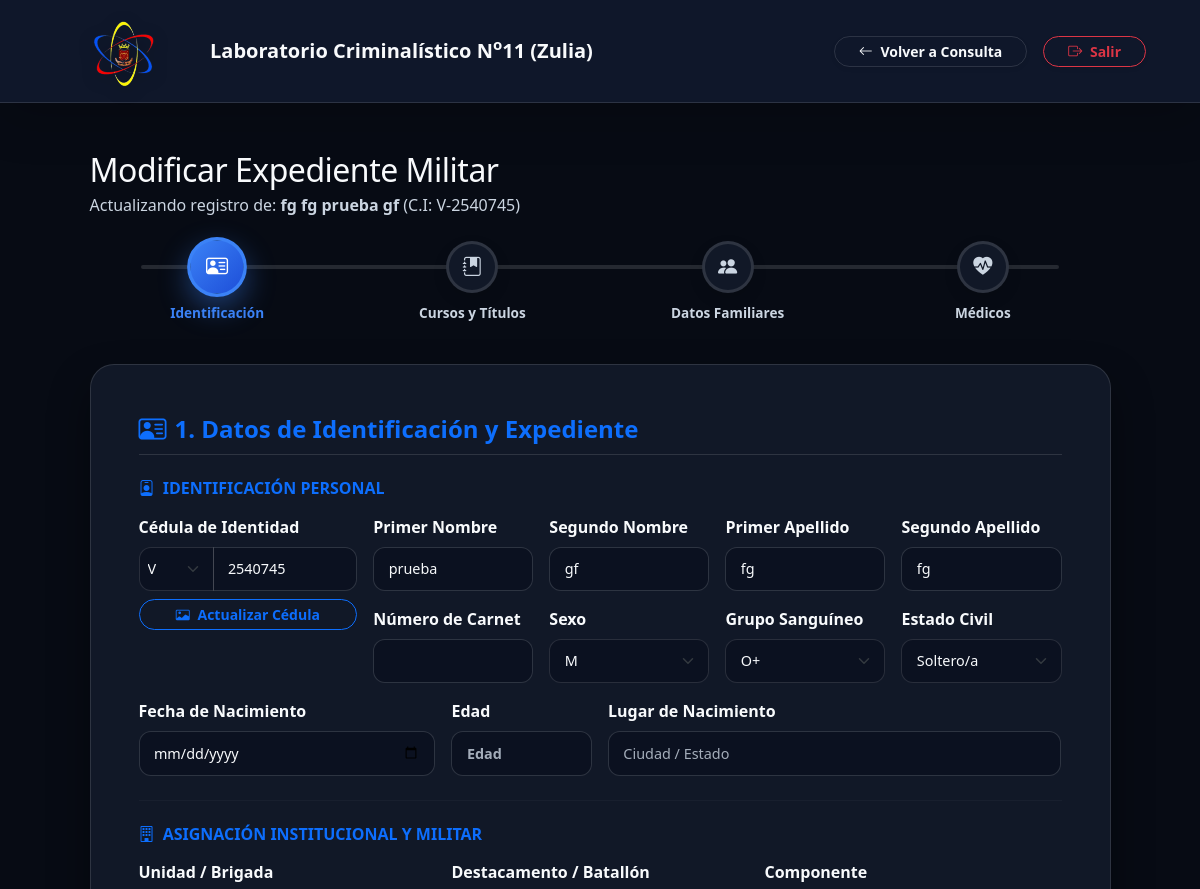
The page /gnb/editar_personal.php?id=6 (signed in, upper part) on the database as committed earlier.
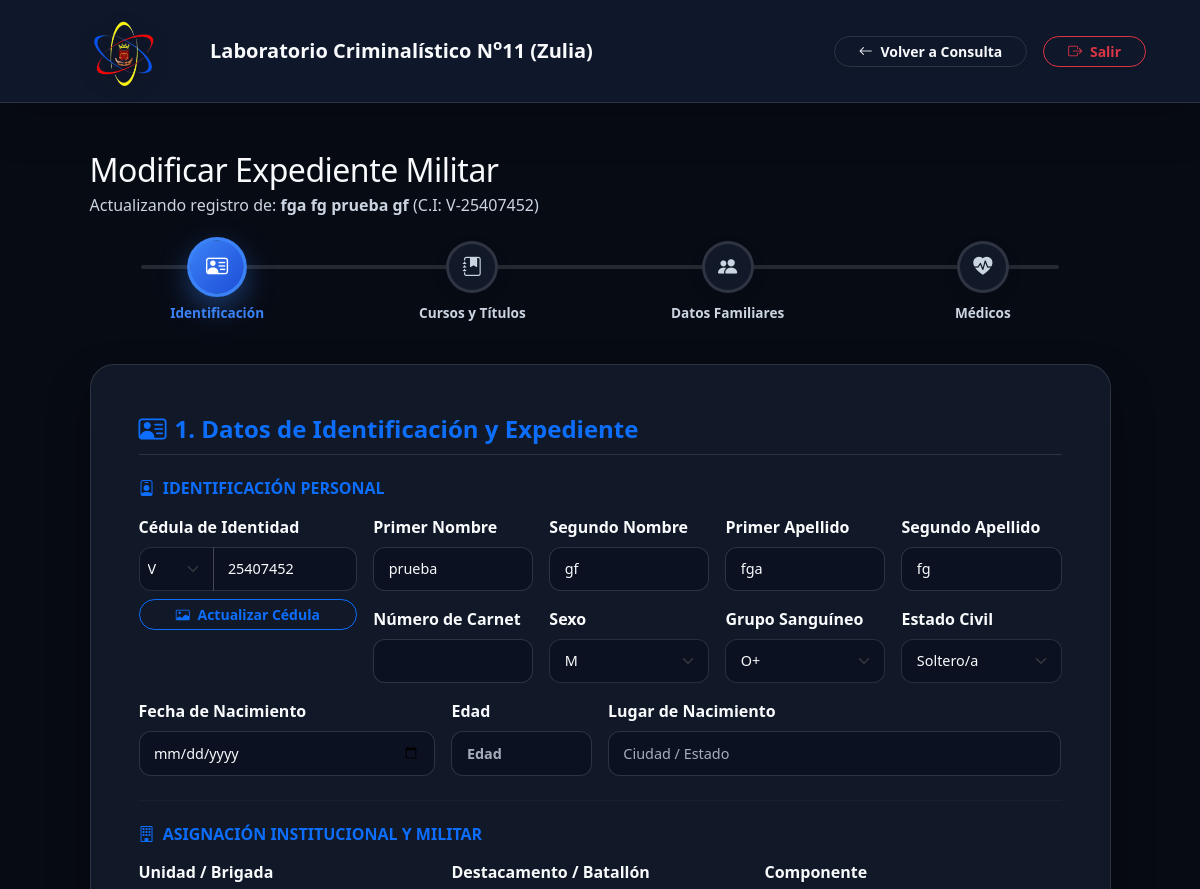
The same page on the database as committed later.
### tables this page shows
CREATE TABLE `personal` (
  `id` int(11) NOT NULL,
  `numero_carnet` varchar(50) DEFAULT NULL,
  `unidad_brigada` varchar(150) DEFAULT 'LABORATORIO CRIMINALISTICO NRO. 11',
  `destacamento_batallon` varchar(100) DEFAULT 'SLCCT',
  `componente` varchar(100) DEFAULT 'GNB',
  `grado` varchar(100) DEFAULT NULL,
  `apellidos` varchar(100) DEFAULT NULL,
  `nombres` varchar(100) DEFAULT NULL,
  `cedula` varchar(30) NOT NULL,
  `sexo` char(1) DEFAULT 'M',
  `antecedentes_observaciones` text DEFAULT NULL,
  `lugar_nacimiento` varchar(150) DEFAULT NULL,
  `fecha_nacimiento` date DEFAULT NULL,
  `promocion` varchar(150) DEFAULT NULL,
  `escuela_graduacion` varchar(150) DEFAULT NULL,
  `fecha_ingreso` date DEFAULT NULL,
  `categoria` varchar(50) DEFAULT NULL,
  `especialidad` varchar(100) DEFAULT NULL,
  `ano_graduacion` int(11) DEFAULT NULL,
  `estado_civil` varchar(50) DEFAULT 'Soltero/a',
  `edad` int(11) DEFAULT NULL,
  `grupo_sang` varchar(10) DEFAULT NULL,
  `anos_servicio` int(11) DEFAULT 0,
  `meses_servicio` int(11) DEFAULT 0,
  `talla_zapato` varchar(10) DEFAULT NULL,
  `talla_camisa` varchar(10) DEFAULT NULL,
  `talla_pantalon` varchar(10) DEFAULT NULL,
  `talla_gorra` varchar(10) DEFAULT NULL,
  `talla_patriota` varchar(10) DEFAULT NULL,
  `direccion` text DEFAULT NULL,
  `direccion_emergencia` text DEFAULT NULL,
  `telefono_celular` varchar(30) DEFAULT NULL,
  `telefono_habitacion` varchar(30) DEFAULT NULL,
  `correo` varchar(150) DEFAULT NULL,
  `contacto_emergencia_telefono` varchar(30) DEFAULT NULL,
  `creado_en` timestamp NOT NULL DEFAULT current_timestamp()
);

### gnb/editar_personal.php (the view, shortened to what the changed rows need)
<?php
require_once 'conexion.php';
$id = $_GET['id'] ?? null;
$stmt = $pdo->prepare("SELECT * FROM personal WHERE id = ?");
$stmt->execute([$id]);
$persona = $stmt->fetch(PDO::FETCH_ASSOC);
$nombres_completos = explode(' ', trim($persona['nombres'] ?? ''));
$primer_nombre_bd = $nombres_completos[0] ?? '';
$segundo_nombre_bd = implode(' ', array_slice($nombres_completos, 1));
$apellidos_completos = explode(' ', trim($persona['apellidos'] ?? ''));
$primer_apellido_bd = $apellidos_completos[0] ?? '';
$segundo_apellido_bd = implode(' ', array_slice($apellidos_completos, 1));
$cedula_completa = $persona['cedula'] ?? '';
$partes_cedula = explode('-', $cedula_completa);
$tipo_cedula_bd = count($partes_cedula) > 1 ? $partes_cedula[0] : 'V';
$numero_cedula_bd = count($partes_cedula) > 1 ? $partes_cedula[1] : $cedula_completa;
?>
<!DOCTYPE html>
<html lang="es">
<head>
    <link href="css/bootstrap.min.css" rel="stylesheet">
    <link href="css/bootstrap-icons.css" rel="stylesheet">
</head>
<body>
    <div class="container py-5">
        <div class="row justify-content-center">
            <div class="col-lg-11">
                <div class="d-flex justify-content-between align-items-center mb-4">
                    <div>
                        <h2 class="fw-extrabold mb-1" style="color: var(--text-main); letter-spacing: -0.5px;">Modificar Expediente Militar</h2>
                        <p class="mb-0 text-muted">Actualizando registro de: <strong><?php echo htmlspecialchars(($persona['apellidos'] ?? '') . ' ' . ($persona['nombres'] ?? '')); ?></strong> (C.I: <?php echo htmlspecialchars($persona['cedula'] ?? ''); ?>)</p>
                    </div>
                </div>
                <div class="card step-card p-4 p-md-5">
                    <form id="formPersonal" action="editar_personal.php?id=<?php echo $id; ?>" method="POST" enctype="multipart/form-data">
                        <div id="seccion-1" class="seccion-formulario activa">
                            <div class="row g-3 mb-4">
                                <div class="col-md-3">
                                    <div class="input-group">
                                        <select class="form-select px-2" id="tipo_cedula" name="tipo_cedula" style="max-width: 75px;">
                                            <option value="V" <?php echo ($tipo_cedula_bd === 'V') ? 'selected' : ''; ?>>V</option>
                                        </select>
                                        <input type="text" class="form-control" id="cedula" name="cedula" value="<?php echo htmlspecialchars($numero_cedula_bd); ?>" oninput="validarCedula(this)" required>
                                    </div>
                                </div>
                                <div class="col-md-9">
                                    <div class="row g-3">
                                        <div class="col-md-3">
                                            <label for="primer_nombre" class="form-label fw-semibold">Primer Nombre</label>
                                            <input type="text" class="form-control" id="primer_nombre" name="primer_nombre" value="<?php echo htmlspecialchars($primer_nombre_bd); ?>" oninput="soloLetras(this)" required>
                                        </div>
                                        <div class="col-md-3">
                                            <label for="segundo_nombre" class="form-label fw-semibold">Segundo Nombre</label>
                                            <input type="text" class="form-control" id="segundo_nombre" name="segundo_nombre" value="<?php echo htmlspecialchars($segundo_nombre_bd); ?>" oninput="soloLetras(this)">
                                        </div>
                                        <div class="col-md-3">
                                            <label for="primer_apellido" class="form-label fw-semibold">Primer Apellido</label>
                                            <input type="text" class="form-control" id="primer_apellido" name="primer_apellido" value="<?php echo htmlspecialchars($primer_apellido_bd); ?>" oninput="soloLetras(this)" required>
                                        </div>
                                        <div class="col-md-3">
                                            <label for="segundo_apellido" class="form-label fw-semibold">Segundo Apellido</label>
                                            <input type="text" class="form-control" id="segundo_apellido" name="segundo_apellido" value="<?php echo htmlspecialchars($segundo_apellido_bd); ?>" oninput="soloLetras(this)">
                                        </div>
                                        <div class="col-md-3">
                                            <label for="sexo" class="form-label fw-semibold">Sexo</label>
                                            <select class="form-select" id="sexo" name="sexo">
                                                <option value="M" <?php echo (($persona['sexo'] ?? '') === 'M') ? 'selected' : ''; ?>>M</option>
                                            </select>
                                        </div>
                                    </div>
                                </div>
                            </div>
                        </div>
                    </form>
                </div>
            </div>
        </div>
    </div>
</body>
</html>

Rows that differ between the two databases and show on the page:
changed personal "prueba": apellidos+nombres "fg fg prueba gf" → "fga fg prueba gf"; cedula "V-2540745" → "V-25407452"; cedula "2540745" → "25407452"; primer_apellido "fg" → "fga"
